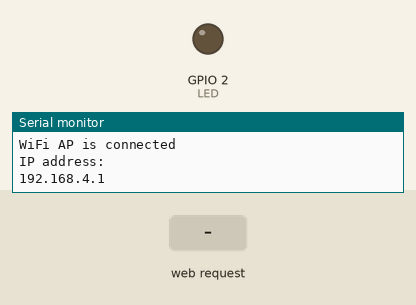
This sketch was run on a simulated ESP32. Parts: output pins drawn as LEDs (lit = HIGH), the last lines printed to the serial monitor. The test bench sets the inputs (shaded band).

Above: at 1.2 s.
1.3 s: HTTP request GET /LED/on received
At 2.2 s:
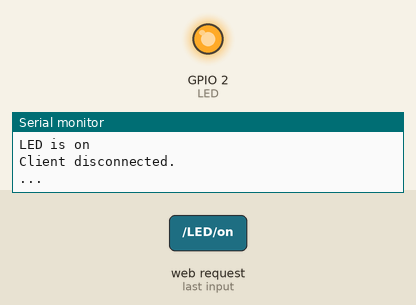
2.8 s: HTTP request GET /LED/off received
At 3.3 s:
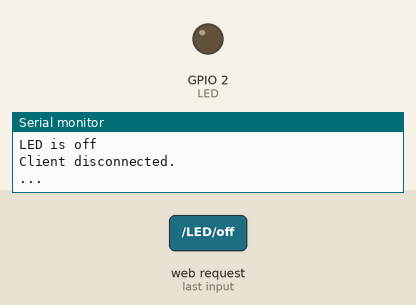
Timing chart, 0 to 5.8 s (numbered marks = the images above; inputs shaded):
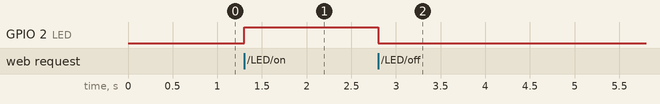

The sketch:

ESP32.ino
```cpp
#include <WiFi.h>

 #define LED  2

 // specifying the objects for the server/ client
 WiFiServer server(80);
 WiFiClient client;

 const char* ssid   = "ESP32";   // This is the SSID for ESP32
 const char* password = "123456789";    // password should be atleast 8 characters as per the settings

 // Create the global variable
 String http;
 String Ledcondition = "off";

 void setup() {
  Serial.begin(115200);
  pinMode(LED, OUTPUT);
  digitalWrite(LED, LOW);
  Serial.print("Connecting ");
  Serial.println(ssid);

  // Create an access point for ESP32


  WiFi.softAP(ssid, password);

  Serial.println( "..." );
  Serial.println( "WiFi AP is connected" );
  Serial.println( "IP address: " );
  Serial.println( WiFi.softAPIP() );

  // Start our ESP32 server
  server.begin();
 }

 void loop(){

  if ( client = server.available() ) {  // this step is for checking if a new client is trying to connect to the server
   Serial.println("New Client.");
   String clientData = "";
   while ( client.connected() ) {    // Wait until the client finish sending HTTP request
    if ( client.available() ) {     // If the set up had finished and there is information,
     char c = client.read();      //  read one character
     http += c;            //  then parse it
     Serial.write(c);
     if (c == '\n') {         // If the character is carriage return,
                      //  it means end of http request from client
      if (clientData.length() == 0) { //  Now that the clientData is cleared,
       sendResponse();        //    perform the necessary action
       updateLED();
       updateWebpage();
       break;
      } else {
       clientData = "";       //  First, clear the previous clientData
      }
     } else if (c != '\r') {      // Or if the character is NOT new line
      clientData += c;        //  store the character to the clientData variable
     }
    }
   }
   http = "";
   client.stop();            // Disconnect the client.
   Serial.println("Client disconnected.");
   Serial.println("...");
  }
 }

 void sendResponse() {
  // Send the HTTP response headers
  client.println("HTTP/1.1 200 OK");
  client.println("Content-type:text/html");
  client.println("Connection: closed");
  client.println();
 }

 void updateWebpage() {
  // Now we will display / update the webpage by sending the HTML to the connected client
  //  the HTML hyperlinks are used in the buttons on the webpage
  //  When a button is pressed, it will send a signal to the web server to perform the action
  // Send the whole HTML

  client.println("<!DOCTYPE html><html>");
  client.println("<head>");
  client.println("<title>ESP32 WiFi Station</title>");
  client.println("</head>");

  // Web Page Heading
  client.println("<body><h1>ESP32 Web Server to control a simple LED circuit</h1>");

  // Display buttons for the LED
  client.println("<p>1. LED is " + Ledcondition + "</p>");
  if (Ledcondition == "off") {
   client.println("<p><a href=\"/LED/on\"><button>Turn ON</button></a></p>");
  } else {
   client.println("<p><a href=\"/LED/off\"><button>Turn OFF</button></a></p>");
  }

  client.print("<hr>");

  client.println("</body></html>");
  client.println();
 }

 void updateLED() {
  // Now we use the GET function to check HTTP request of the connected client
  //  Then the ESP32 turns the LED on/off depending on the signal
  if    (http.indexOf("GET /LED/on") >= 0) {
   Serial.println("LED is on");
   Ledcondition = "on";
   digitalWrite(LED, HIGH);
  } else if (http.indexOf("GET /LED/off") >= 0) {
   Serial.println("LED is off");
   Ledcondition = "off";
   digitalWrite(LED, LOW);
  }

 }
```

Measured:
- after the input at 1.3 s, GPIO 2 (LED): LOW → HIGH at once
- after the input at 2.8 s, GPIO 2 (LED): HIGH → LOW at once
